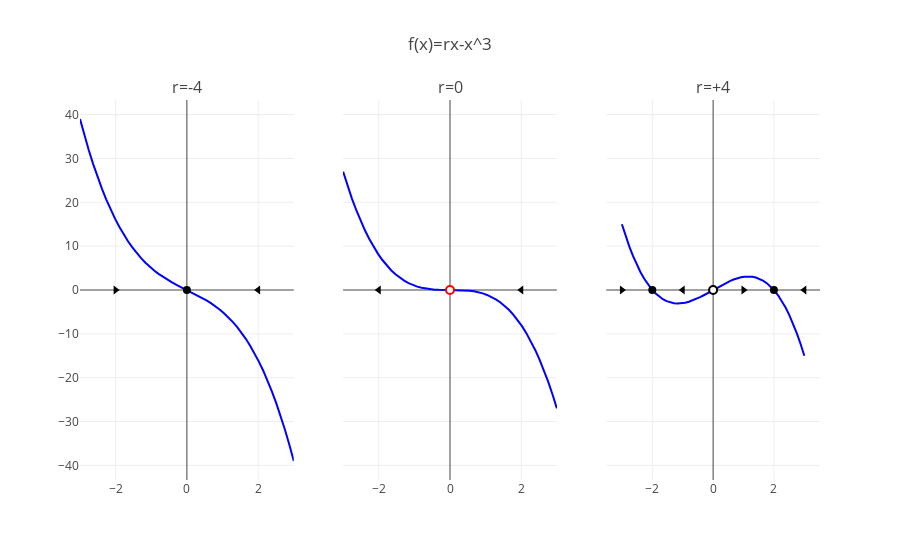

Notebook source saved alongside this figure:
### Markdown cell above
### $\dot{x}=f(x)=rx-x^3$

1. $x^*=0: f^\prime(x^*)=r$ if $r>0$ unstable if $r<0$ stable
2. $x^*=\pm\sqrt{r}: f^\prime(x^*)=-r$ if $r>0$ stable if $r<0$ unstable

### Code cell
x = np.linspace(-3, +3)

trace1 = go.Scatter(x=x, y=-4*x-x**3, line=dict(color='blue'))
trace2 = go.Scatter(x=x, y=-x**3, line=dict(color='blue'))
trace3 = go.Scatter(x=x, y=+4*x-x**3, line=dict(color='blue'))

fpoint1a = go.Scatter(x=[0], y=[0], marker=dict(size=8, symbol='circle', color='black'))
fpoint2a = go.Scatter(x=[0], y=[0], marker=dict(size=8, symbol='circle', color='white', line=dict(color='red', width=2)))
fpoint3a = go.Scatter(x=[-2], y=[0], marker=dict(size=8, symbol='circle', color='black'))
fpoint3b = go.Scatter(x=[0], y=[0], marker=dict(size=8, symbol='circle', color='white', line=dict(color='black', width=2)))
fpoint3c = go.Scatter(x=[+2], y=[0], marker=dict(size=8, symbol='circle', color='black'))

flow1a = go.Scatter(x=[+2], y=[0], marker=dict(size=8, symbol='triangle-left', color='black'))
flow1b = go.Scatter(x=[-2], y=[0], marker=dict(size=8, symbol='triangle-right', color='black'))
flow2a = go.Scatter(x=[+2], y=[0], marker=dict(size=8, symbol='triangle-left', color='black'))
flow2b = go.Scatter(x=[-2], y=[0], marker=dict(size=8, symbol='triangle-left', color='black'))
flow3a = go.Scatter(x=[-3], y=[0], marker=dict(size=8, symbol='triangle-right', color='black'))
flow3b = go.Scatter(x=[-1], y=[0], marker=dict(size=8, symbol='triangle-left', color='black'))
flow3c = go.Scatter(x=[+1], y=[0], marker=dict(size=8, symbol='triangle-right', color='black'))
flow3d = go.Scatter(x=[+3], y=[0], marker=dict(size=8, symbol='triangle-left', color='black'))

figure = tools.make_subplots(cols=3, subplot_titles=['r=-4', 'r=0', 'r=+4'], shared_yaxes=True)
figure.append_trace(trace1, 1, 1)
figure.append_trace(trace2, 1, 2)
figure.append_trace(trace3, 1, 3)

figure.append_trace(fpoint1a, 1, 1)
figure.append_trace(fpoint2a, 1, 2)
figure.append_trace(fpoint3a, 1, 3)
figure.append_trace(fpoint3b, 1, 3)
figure.append_trace(fpoint3c, 1, 3)
figure.append_trace(flow1a, 1, 1)
figure.append_trace(flow1b, 1, 1)
figure.append_trace(flow2a, 1, 2)
figure.append_trace(flow2b, 1, 2)
figure.append_trace(flow3a, 1, 3)
figure.append_trace(flow3b, 1, 3)
figure.append_trace(flow3c, 1, 3)
figure.append_trace(flow3d, 1, 3)

figure['layout'].update(title='f(x)=rx-x^3')
figure['layout'].update(showlegend=False)


py.iplot(figure)

### Figure 1 — Plotly figure (JSON) as saved in the notebook; plotly's stock layout.template omitted (floating-point values rounded to 4 significant figures)
{"data": [{"line": {"color": "blue"}, "type": "scatter", "uid": "7bf38384-5497-4151-baa4-c8bff8ccddd1", "x": [-3, -2.878, -2.755, -2.633, -2.51, -2.388, -2.265, -2.143, -2.02, -1.898, -1.776, -1.653, -1.531, -1.408, -1.286, -1.163, -1.041, -0.9184, -0.7959, -0.6735, -0.551, -0.4286, -0.3061, -0.1837, -0.06122, 0.06122, 0.1837, 0.3061, 0.4286, 0.551, 0.6735, 0.7959, 0.9184, 1.041, 1.163, 1.286, 1.408, 1.531, 1.653, 1.776, 1.898, 2.02, 2.143, 2.265, 2.388, 2.51, 2.633, 2.755, 2.878, 3], "xaxis": "x", "y": [39, 35.34, 31.93, 28.78, 25.86, 23.16, 20.69, 18.41, 16.33, 14.43, 12.7, 11.13, 9.708, 8.425, 7.268, 6.227, 5.291, 4.448, 3.688, 2.999, 2.371, 1.793, 1.253, 0.7409, 0.2451, -0.2451, -0.7409, -1.253, -1.793, -2.371, -2.999, -3.688, -4.448, -5.291, -6.227, -7.268, -8.425, -9.708, -11.13, -12.7, -14.43, -16.33, -18.41, -20.69, -23.16, -25.86, -28.78, -31.93, -35.34, -39], "yaxis": "y"}, {"line": {"color": "blue"}, "type": "scatter", "uid": "45135db5-d17a-4f09-9033-0993615aeeb1", "x": [-3, -2.878, -2.755, -2.633, -2.51, -2.388, -2.265, -2.143, -2.02, -1.898, -1.776, -1.653, -1.531, -1.408, -1.286, -1.163, -1.041, -0.9184, -0.7959, -0.6735, -0.551, -0.4286, -0.3061, -0.1837, -0.06122, 0.06122, 0.1837, 0.3061, 0.4286, 0.551, 0.6735, 0.7959, 0.9184, 1.041, 1.163, 1.286, 1.408, 1.531, 1.653, 1.776, 1.898, 2.02, 2.143, 2.265, 2.388, 2.51, 2.633, 2.755, 2.878, 3], "xaxis": "x2", "y": [27, 23.83, 20.91, 18.25, 15.82, 13.61, 11.62, 9.84, 8.247, 6.837, 5.597, 4.517, 3.586, 2.792, 2.125, 1.574, 1.128, 0.7745, 0.5042, 0.3055, 0.1673, 0.07872, 0.02869, 0.006196, 0.0002295, -0.0002295, -0.006196, -0.02869, -0.07872, -0.1673, -0.3055, -0.5042, -0.7745, -1.128, -1.574, -2.125, -2.792, -3.586, -4.517, -5.597, -6.837, -8.247, -9.84, -11.62, -13.61, -15.82, -18.25, -20.91, -23.83, -27], "yaxis": "y"}, {"line": {"color": "blue"}, "type": "scatter", "uid": "7f048d27-8360-49b6-ba76-ff33b76fa77c", "x": [-3, -2.878, -2.755, -2.633, -2.51, -2.388, -2.265, -2.143, -2.02, -1.898, -1.776, -1.653, -1.531, -1.408, -1.286, -1.163, -1.041, -0.9184, -0.7959, -0.6735, -0.551, -0.4286, -0.3061, -0.1837, -0.06122, 0.06122, 0.1837, 0.3061, 0.4286, 0.551, 0.6735, 0.7959, 0.9184, 1.041, 1.163, 1.286, 1.408, 1.531, 1.653, 1.776, 1.898, 2.02, 2.143, 2.265, 2.388, 2.51, 2.633, 2.755, 2.878, 3], "xaxis": "x3", "y": [15, 12.32, 9.892, 7.716, 5.776, 4.062, 2.563, 1.268, 0.1658, -0.7549, -1.505, -2.095, -2.537, -2.84, -3.017, -3.079, -3.036, -2.899, -2.679, -2.388, -2.037, -1.636, -1.196, -0.7285, -0.2447, 0.2447, 0.7285, 1.196, 1.636, 2.037, 2.388, 2.679, 2.899, 3.036, 3.079, 3.017, 2.84, 2.537, 2.095, 1.505, 0.7549, -0.1658, -1.268, -2.563, -4.062, -5.776, -7.716, -9.892, -12.32, -15], "yaxis": "y"}, {"marker": {"color": "black", "size": 8, "symbol": "circle"}, "type": "scatter", "uid": "8179cb91-0777-41e1-b646-48908c7ec411", "x": [0], "xaxis": "x", "y": [0], "yaxis": "y"}, {"marker": {"color": "white", "line": {"color": "red", "width": 2}, "size": 8, "symbol": "circle"}, "type": "scatter", "uid": "636948b0-ff31-4815-8e53-26222b84a4b5", "x": [0], "xaxis": "x2", "y": [0], "yaxis": "y"}, {"marker": {"color": "black", "size": 8, "symbol": "circle"}, "type": "scatter", "uid": "4c8805fb-9e54-4fad-8a06-8529fb4c0462", "x": [-2], "xaxis": "x3", "y": [0], "yaxis": "y"}, {"marker": {"color": "white", "line": {"color": "black", "width": 2}, "size": 8, "symbol": "circle"}, "type": "scatter", "uid": "9095e018-ea63-4ced-84e2-7e82be920569", "x": [0], "xaxis": "x3", "y": [0], "yaxis": "y"}, {"marker": {"color": "black", "size": 8, "symbol": "circle"}, "type": "scatter", "uid": "7f10bff2-e0c9-4bb1-9d16-26859397d89d", "x": [2], "xaxis": "x3", "y": [0], "yaxis": "y"}, {"marker": {"color": "black", "size": 8, "symbol": "triangle-left"}, "type": "scatter", "uid": "e8fc2026-eb38-4f04-ba8a-63cfc4556c3b", "x": [2], "xaxis": "x", "y": [0], "yaxis": "y"}, {"marker": {"color": "black", "size": 8, "symbol": "triangle-right"}, "type": "scatter", "uid": "2fb2eef1-6c51-44c0-ba62-1c7facbb2b86", "x": [-2], "xaxis": "x", "y": [0], "yaxis": "y"}, {"marker": {"color": "black", "size": 8, "symbol": "triangle-left"}, "type": "scatter", "uid": "e60d0417-5cb9-44a2-bfeb-2a8fb7aca15d", "x": [2], "xaxis": "x2", "y": [0], "yaxis": "y"}, {"marker": {"color": "black", "size": 8, "symbol": "triangle-left"}, "type": "scatter", "uid": "c8af78bf-6ee4-4404-bf46-7af6f713986c", "x": [-2], "xaxis": "x2", "y": [0], "yaxis": "y"}, {"marker": {"color": "black", "size": 8, "symbol": "triangle-right"}, "type": "scatter", "uid": "044e621a-db92-43d0-ad8a-f2e644864c18", "x": [-3], "xaxis": "x3", "y": [0], "yaxis": "y"}, {"marker": {"color": "black", "size": 8, "symbol": "triangle-left"}, "type": "scatter", "uid": "d6a33484-88ff-4380-b8c7-f9152328c4cc", "x": [-1], "xaxis": "x3", "y": [0], "yaxis": "y"}, {"marker": {"color": "black", "size": 8, "symbol": "triangle-right"}, "type": "scatter", "uid": "48a55ee4-bae6-4f4e-9243-6c0a92bb5bf5", "x": [1], "xaxis": "x3", "y": [0], "yaxis": "y"}, {"marker": {"color": "black", "size": 8, "symbol": "triangle-left"}, "type": "scatter", "uid": "6c525e6d-7830-47b8-a462-0418d02975cf", "x": [3], "xaxis": "x3", "y": [0], "yaxis": "y"}], "layout": {"annotations": [{"font": {"size": 16}, "showarrow": false, "text": "r=-4", "x": 0.1444, "xanchor": "center", "xref": "paper", "y": 1, "yanchor": "bottom", "yref": "paper"}, {"font": {"size": 16}, "showarrow": false, "text": "r=0", "x": 0.5, "xanchor": "center", "xref": "paper", "y": 1, "yanchor": "bottom", "yref": "paper"}, {"font": {"size": 16}, "showarrow": false, "text": "r=+4", "x": 0.8556, "xanchor": "center", "xref": "paper", "y": 1, "yanchor": "bottom", "yref": "paper"}], "showlegend": false, "title": "f(x)=rx-x^3", "xaxis": {"anchor": "y", "domain": [0, 0.2889]}, "xaxis2": {"anchor": "free", "domain": [0.3556, 0.6444], "position": 0}, "xaxis3": {"anchor": "free", "domain": [0.7111, 1], "position": 0}, "yaxis": {"anchor": "x", "domain": [0, 1]}}}
